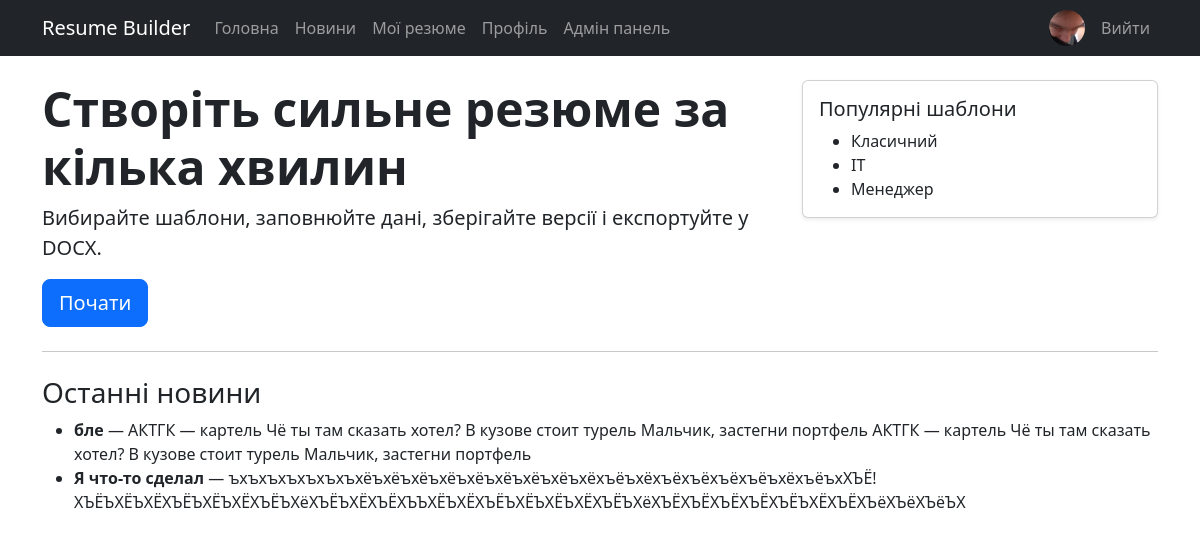
Screenshot of / (signed in) with the database file from the repository.
### builder/models.py (models this page shows, shortened)
class Profile(models.Model):
    user = models.OneToOneField(User, on_delete=models.CASCADE, related_name='profile')
    full_name = models.CharField(max_length=200)
    title = models.CharField(max_length=200, blank=True)
    email = models.EmailField(blank=True)
    phone = models.CharField(max_length=50, blank=True)
    location = models.CharField(max_length=200, blank=True)
    bio = models.TextField(blank=True)
    photo = models.ImageField(upload_to='profiles/', blank=True, null=True)
    last_seen = models.DateTimeField(null=True, blank=True)

class NewsItem(models.Model):
    title = models.CharField(max_length=200)
    content = models.TextField()
    image = models.ImageField(upload_to='news/', blank=True, null=True)
    author = models.ForeignKey(User, on_delete=models.SET_NULL, null=True, blank=True, related_name='news_items')
    created_at = models.DateTimeField(default=timezone.now)

### builder/views.py (the view)
# urls.py: path('', views.home, name='home'),
def home(request):
    return render(request, 'home.html', {'news_items': NewsItem.objects.order_by('-created_at')[:3]})

### builder/context_processors.py (called while the page is built)
def user_profile(request):
    if request.user.is_authenticated:
        profile = Profile.objects.filter(user=request.user).first()
        return {'user_profile': profile}
    return {'user_profile': None}

### templates/home.html
{% extends 'base.html' %}
{% block content %}
<div class="row g-4">
    <div class="col-lg-8">
        <h1 class="display-5 fw-bold">Створіть сильне резюме за кілька хвилин</h1>
        <p class="lead">Вибирайте шаблони, заповнюйте дані, зберігайте версії і експортуйте у DOCX.</p>
        <a class="btn btn-primary btn-lg" href="{% url 'templates_list' %}">Почати</a>
    </div>
    <div class="col-lg-4">
        <div class="card shadow-sm">
            <div class="card-body">
                <h5 class="card-title">Популярні шаблони</h5>
                <ul class="mb-0">
                    <li>Класичний</li>
                    <li>IT</li>
                    <li>Менеджер</li>
                </ul>
            </div>
        </div>
    </div>
</div>
<hr class="my-4">
<h3>Останні новини</h3>
<ul>
    {% for item in news_items %}
    <li><strong>{{ item.title }}</strong> — {{ item.content }}</li>
    {% empty %}
    <li>Наразі немає новин.</li>
    {% endfor %}
</ul>
{% endblock %}

### templates/base.html (shortened to what this page needs)
<!DOCTYPE html>
<html lang="uk">
<head>
    <link rel="stylesheet" href="https://cdn.jsdelivr.net/npm/bootstrap@5.3.3/dist/css/bootstrap.min.css">
</head>
<body>
<nav class="navbar navbar-expand-lg navbar-dark bg-dark">
    <div class="container">
        <a class="navbar-brand" href="{% url 'home' %}">Resume Builder</a>
        <div class="collapse navbar-collapse">
            <ul class="navbar-nav me-auto">
                <li class="nav-item"><a class="nav-link" href="{% url 'home' %}">Головна</a></li>
                <li class="nav-item"><a class="nav-link" href="{% url 'news_list' %}">Новини</a></li>
                {% if user.is_authenticated %}
                <li class="nav-item"><a class="nav-link" href="{% url 'resume_list' %}">Мої резюме</a></li>
                <li class="nav-item"><a class="nav-link" href="{% url 'profile_list' %}">Профіль</a></li>
                {% if user.is_superuser %}
                <li class="nav-item"><a class="nav-link" href="{% url 'custom_admin_dashboard' %}">Адмін панель</a></li>
                {% endif %}
                {% endif %}
            </ul>
            <ul class="navbar-nav align-items-center">
                {% if user.is_authenticated %}
                <li class="nav-item me-2">
                    <a class="nav-link p-0" href="{% url 'profile_list' %}">
                        {% if user_profile and user_profile.photo %}
                        <img src="{{ user_profile.photo.url }}" alt="avatar" class="rounded-circle" style="width:36px;height:36px;object-fit:cover;">
                        {% else %}
                        <div class="rounded-circle bg-secondary text-white d-flex align-items-center justify-content-center" style="width:36px;height:36px;font-weight:600;">{{ user.username|slice:":1"|upper }}</div>
                        {% endif %}
                    </a>
                </li>
                <li class="nav-item"><a class="nav-link" href="{% url 'logout' %}">Вийти</a></li>
                {% else %}
                <li class="nav-item"><a class="nav-link" href="{% url 'login' %}">Увійти</a></li>
                <li class="nav-item"><a class="nav-link" href="{% url 'register' %}">Реєстрація</a></li>
                {% endif %}
            </ul>
        </div>
    </div>
</nav>
<div class="container py-4">
    {% block content %}{% endblock %}
</div>
</body>
</html>

### rows the page displays
Profile: photo (picture)
NewsItem: title "бле", content "АКТГК — картель Чё ты там сказать хотел? В кузове стоит турель Мальчик, застегни портфель АКТГК — картель Чё ты там сказать хотел? В кузове стоит турель Мальчик, застегни портфель"
NewsItem: title "Я что-то сделал", content "ъхъхъхъхъхъхъхёъхёъхёъхёъхёъхёъхёъхёъхёхъёъхёхъёхъёхъёхъёъхёхъёъхХЪЁ!ХЪЁЪХЁЪХЁХЪЁЪХЁЪХЁХЪЁЪХёХЪЁЪХЁХЪЁХЪЪХЁЪХЁХЪЁЪХЁЪХЁЪХЁХЪЁЪХёХЪЁХЪЁХЪЁХЪЁХЪЁЪХЁХЪЁХЪёХЪёХЪёЪХ"
